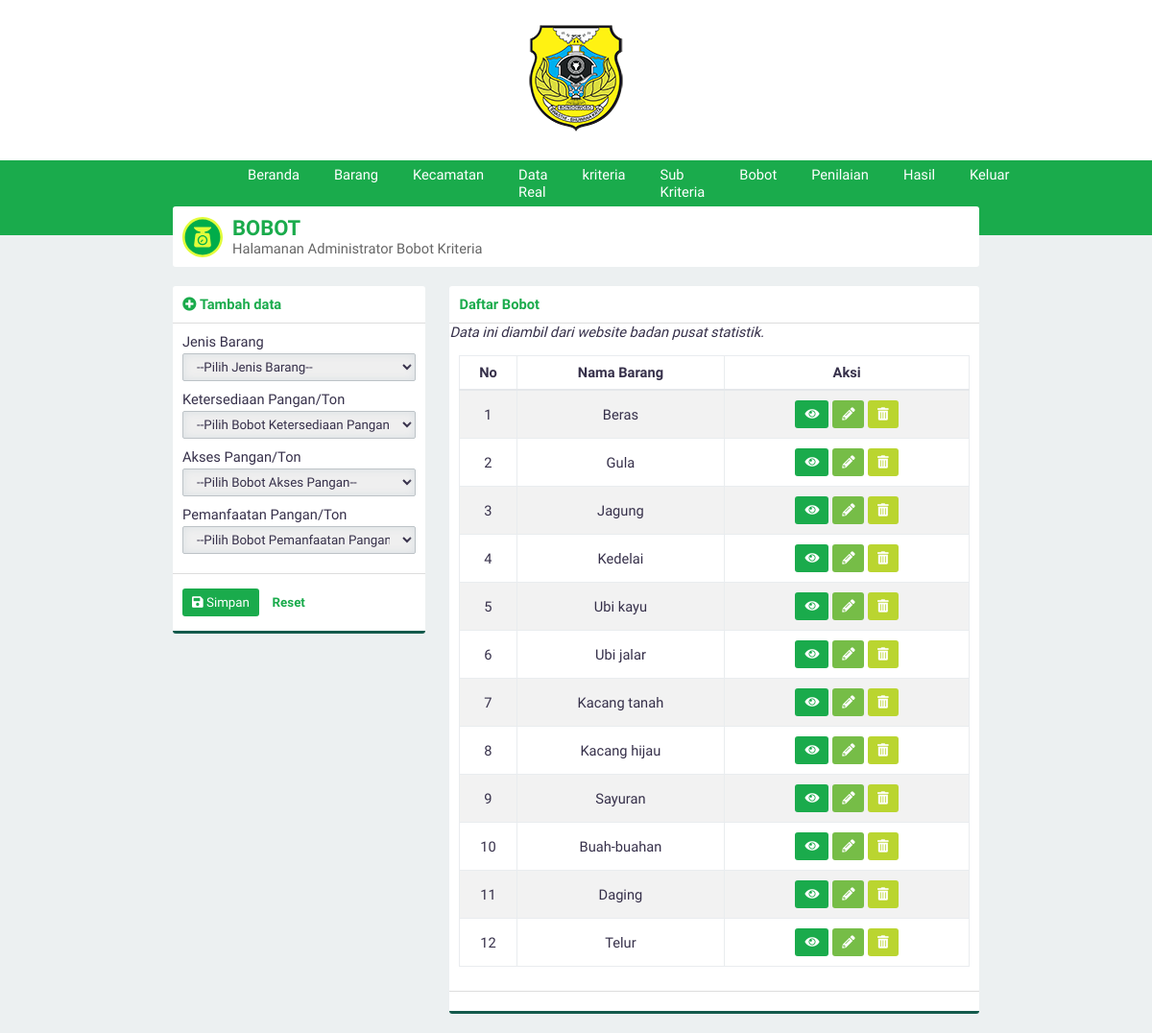
The page /?page=bobot (signed in) on the database its author committed.
### tables this page shows
CREATE TABLE `kriteria` (
  `id_kriteria` int(3) NOT NULL,
  `namaKriteria` varchar(30) NOT NULL,
  `sifat` enum('Benefit','Cost') NOT NULL
);

### page/tambahbobot2.php (the view, shortened to what this page needs)
<div class="panel-top">
    <b class="text-green"><i class="fa fa-plus-circle text-green"></i> Tambah data</b>
</div>
<form id="form" action="./proses/prosestambah.php" method="POST">
    <div class="panel-middle">
        <div class="group-input">
            <label for="barang">Jenis Barang</label>
            <select class="form-custom" required name="barang" id="barang">
                <option selected disabled>--Pilih Jenis Barang--</option>
            </select>
        </div>
        <?php
        $query = "SELECT * FROM kriteria";
        $execute = $konek->query($query);
        if ($execute->num_rows > 0) {
            while ($data = $execute->fetch_array(MYSQLI_ASSOC)) {
                echo "<div class=\"group-input\">
                        <label for=\"$data[namaKriteria]\">$data[namaKriteria]/Ton</label>
                        <input type='hidden' value=$data[id_kriteria] name='kriteria[]'>
                            <select class=\"form-custom\" required name=\"bobot[]\" id=\"$data[namaKriteria]\">
                            <option selected disabled>--Pilih Bobot $data[namaKriteria]--</option>";
                echo "      </select>
                      </div>
                ";
            }
        }
        ?>
    </div>
    <div class="panel-bottom">
        <button type="submit" id="buttonsimpan" class="btn btn-green"><i class="fa fa-save"></i> Simpan</button>
        <button type="reset" id="buttonreset" class="btn btn-second">Reset</button>
    </div>
</form>

### asset/css/style.css (style rules this page uses)
* { padding: 0; margin: 0; font-family: 'Work Sans', sans-serif; color: #36304A; font-weight: 500; letter-spacing: normal; }
b, h1, h2, h3, h4, h5 { padding: 0; font-weight: 600 !important; margin: 0.83em 0em; }
.text-green { color: #1aab4c !important; }
input, select { border: none; width: 100%; }
.form-custom { padding: 5px 10px; border: solid 1px #BDC3C7; -webkit-border-radius: 2px; -moz-border-radius: 2px; border-radius: 2px; box-sizing: border-box; box-shadow: inset 0 0 8px #d9dfe3; margin: 3px 0 10px 0; }
.btn { border: none; -webkit-padding: 7px 10px; -o-padding: 7px 10px; -moz-padding: 7px 10px; padding: 7px 10px; border-radius: 3px; margin: 5px 0px; display: inline-block; cursor: pointer; font-size: 10pt !important; }
.btn i { color: white !important; }
.btn-green { background-color: #1aab4c; color: white !important; }
.btn-second { background-color: transparent; color: #1aab4c; font-weight: 600; }
.panel-top { padding: 10px; box-sizing: padding-box; border-bottom: solid 1px #dddddd; }
.panel-middle { padding: 10px; box-sizing: padding-box; }
.panel-bottom { padding: 10px; border-bottom: solid 3px #135a4c; border-top: solid 1px #dddddd; }
body { background-color: #ECF0F1; display: flex; width: 100vw; height: 100vh; align-items: center; flex-direction: column; overflow-x: hidden; font-size: 11pt; }

### rows shown on the page
kriteria: namaKriteria "Ketersediaan Pangan"
kriteria: namaKriteria "Akses Pangan"
kriteria: namaKriteria "Pemanfaatan Pangan"

### other values the page prints
$data[namaBarang] "Beras"
$data[namaBarang] "Gula"
$data[namaBarang] "Jagung"
$data[namaBarang] "Kedelai"
$data[namaBarang] "Ubi kayu"
$data[namaBarang] "Ubi jalar"
$data[namaBarang] "Kacang tanah"
$data[namaBarang] "Kacang hijau"
$data[namaBarang] "Sayuran"
$data[namaBarang] "Buah-buahan"
$data[namaBarang] "Daging"
$data[namaBarang] "Telur"
